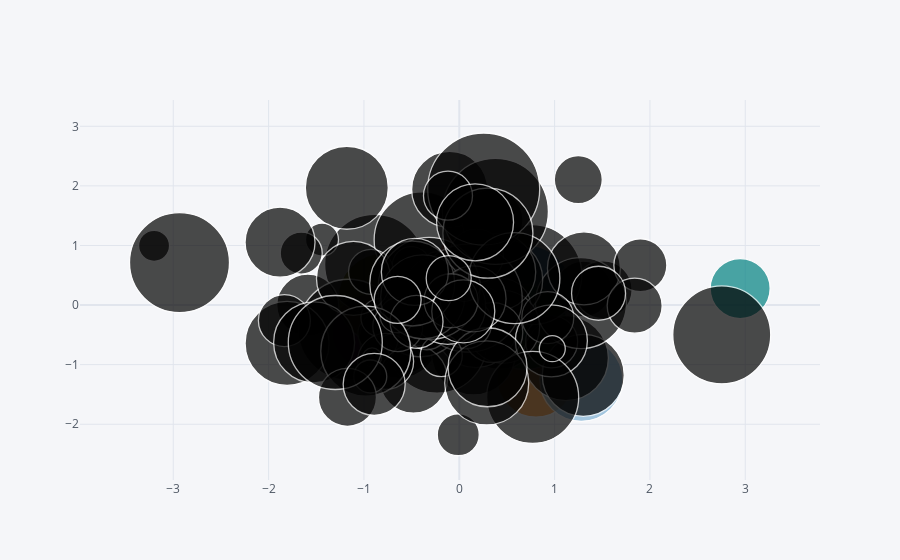

The notebook cell saved with this chart:
### Code cell
df.iplot(kind='bubble',x='A',y='B',size='C')
